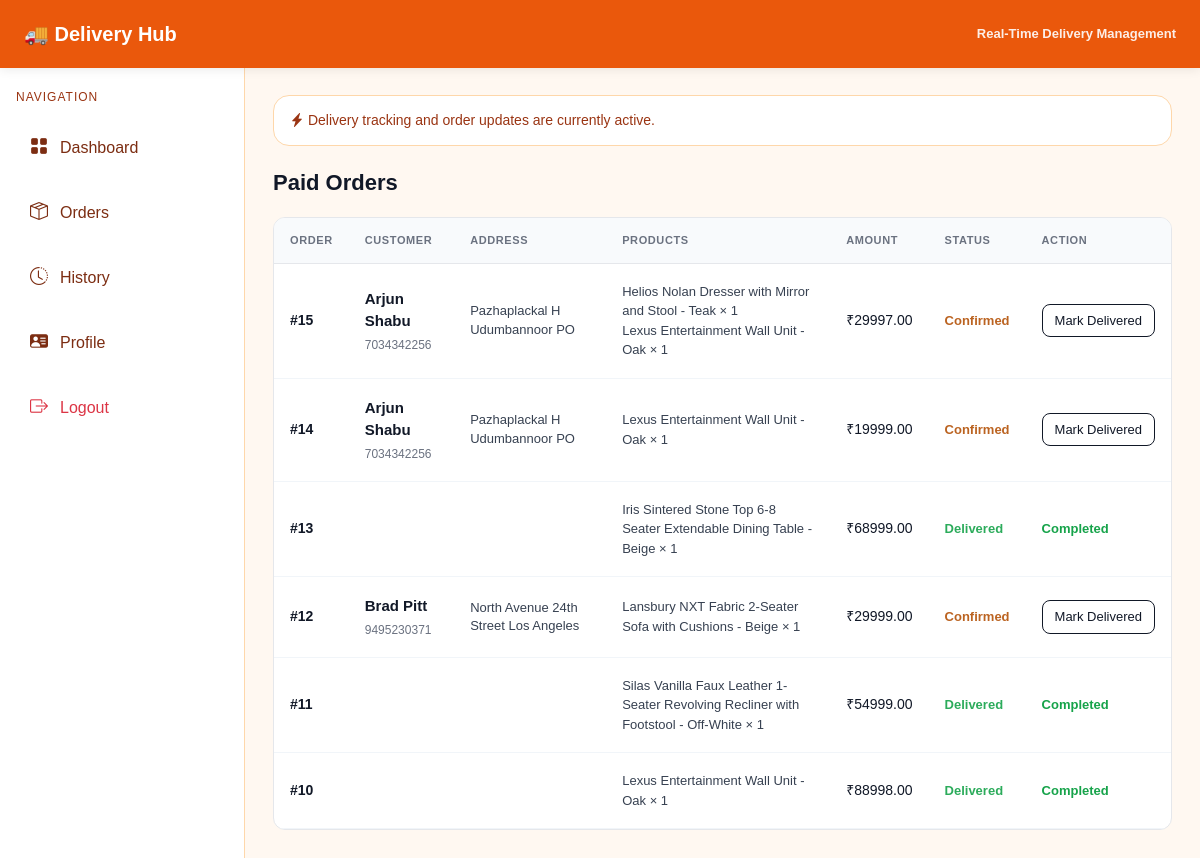
The page /delivery/delivery-orders/ (signed in) on the database as committed earlier.
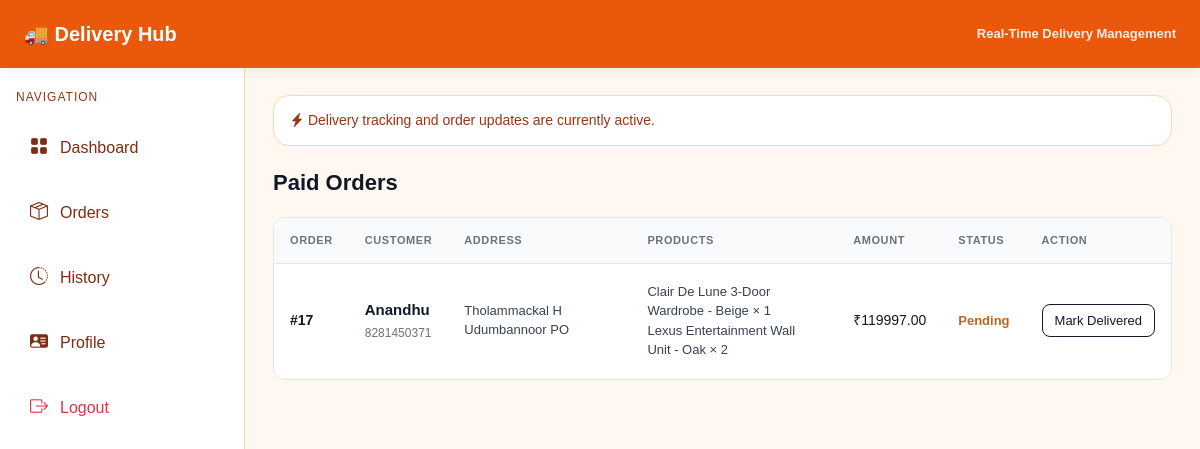
The same page on the database as committed later.
### customerApp/models.py (models this page shows)
class Order(models.Model):
    order_id = models.AutoField(primary_key=True)
    customer = models.ForeignKey('guestApp.Customer', on_delete=models.CASCADE)
    total_amount = models.DecimalField(max_digits=10, decimal_places=2)
    order_date = models.DateTimeField(auto_now_add=True)
    status = models.CharField(max_length=50, default="Pending")

class OrderItem(models.Model):
    order_item_id = models.AutoField(primary_key=True)  # explicit id
    order = models.ForeignKey(Order, on_delete=models.CASCADE)
    product = models.ForeignKey('adminApp.Product', on_delete=models.CASCADE)
    quantity = models.IntegerField()
    price = models.DecimalField(max_digits=10, decimal_places=2)

### guestApp/models.py (models this page shows)
class Customer(models.Model):
    loginId = models.ForeignKey('LoginDetails', on_delete=models.CASCADE)
    name = models.CharField(max_length=200)
    phone = models.CharField(max_length=15)
    email = models.EmailField()
    district = models.ForeignKey('adminApp.District',on_delete=models.CASCADE,null=True,blank=True)
    address = models.TextField(max_length=500, null=True, blank=True)
    location = models.TextField(max_length=500, null=True, blank=True)
    pincode = models.CharField(max_length=10, null=True, blank=True)
    username = models.CharField(max_length=100, unique=True)
    password = models.CharField(max_length=100)

### adminApp/models.py (models this page shows)
class Product(models.Model):
    ProductId = models.AutoField(primary_key=True)
    ProductName = models.CharField(max_length=200)
    ProductDescription = models.TextField()
    ProductImage = models.ImageField(upload_to='products/', null=True, blank=True)
    ProductPrice = models.DecimalField(max_digits=10, decimal_places=2)
    stock = models.IntegerField(default=0)
    category = models.ForeignKey(Category, on_delete=models.CASCADE, related_name='products')

### deliveryboyApp/views.py (the view)
def deliveryOrders(request):
    paid_orders = Order.objects.filter(payment__status="Paid").distinct().order_by('-order_id')
    return render(request, 'deliveryboy/orders.html', {
        'paid_orders': paid_orders
    })

### templates/deliveryboy/orders.html (shortened to what this page needs)
{% extends "deliveryboyHeaderFooter.html" %}
{% block content %}
<div class="title">Paid Orders</div>
<div class="box">
<table>
<tr>
    <th>Order</th>
    <th>Customer</th>
    <th>Address</th>
    <th>Products</th>
    <th>Amount</th>
    <th>Status</th>
    <th>Action</th>
</tr>
{% for o in paid_orders %}
<tr>
    <td class="id">#{{ o.order_id }}</td>
    <td>
        <div class="customer">{{ o.customer.name }}</div>
        <div class="small">{{ o.customer.phone }}</div>
    </td>
    <td class="address">
        {{ o.customer.address }}
    </td>
    <td class="products">
        {% for item in o.orderitem_set.all %}
            {{ item.product.ProductName }} × {{ item.quantity }}<br>
        {% endfor %}
    </td>
    <td>
        ₹{{ o.total_amount }}
    </td>
    <td>
        {% if o.status == "Delivered" %}
            <span class="status delivered">Delivered</span>
        {% else %}
            <span class="status pending">{{ o.status }}</span>
        {% endif %}
    </td>
    <td>
        {% if o.status != "Delivered" %}
            <a href="{% url 'markdelivered' o.order_id %}" class="btnx">
                Mark Delivered
            </a>
        {% else %}
            <span class="done">Completed</span>
        {% endif %}
    </td>
</tr>
{% endfor %}
</table>
</div>
{% endblock %}

Rows that differ between the two databases and show on the page:
removed Order: order_id "15", customer.name "Arjun Shabu", customer.phone "7034342256", customer.address "Pazhaplackal H Udumbannoor PO", total_amount "29997.00", status "Confirmed", shows "Mark Delivered"
removed OrderItem: product.ProductName "Helios Nolan Dresser with Mirror and Stool - Teak", quantity "1", shown under "15"
removed OrderItem: product.ProductName "Lexus Entertainment Wall Unit - Oak", quantity "1", shown under "15"
removed Order: order_id "14", customer.name "Arjun Shabu", customer.phone "7034342256", customer.address "Pazhaplackal H Udumbannoor PO", total_amount "19999.00", status "Confirmed", shows "Mark Delivered"
removed OrderItem: product.ProductName "Lexus Entertainment Wall Unit - Oak", quantity "1", shown under "14"
removed Order: order_id "13", total_amount "68999.00", status "Delivered"
removed OrderItem: product.ProductName "Iris Sintered Stone Top 6-8 Seater Extendable Dining Table - Beige", quantity "1", shown under "13"
removed Order: order_id "12", customer.name "Brad Pitt", customer.phone "9495230371", customer.address "North Avenue 24th Street Los Angeles", total_amount "29999.00", status "Confirmed", shows "Mark Delivered"
removed OrderItem: product.ProductName "Lansbury NXT Fabric 2-Seater Sofa with Cushions - Beige", quantity "1", shown under "12"
removed Order: order_id "11", total_amount "54999.00", status "Delivered"
removed OrderItem: product.ProductName "Silas Vanilla Faux Leather 1-Seater Revolving Recliner with Footstool - Off-White", quantity "1", shown under "11"
removed Order: order_id "10", total_amount "88998.00", status "Delivered"
removed OrderItem: product.ProductName "Lexus Entertainment Wall Unit - Oak", quantity "1", shown under "10"
added Order: order_id "17", customer.name "Anandhu", customer.phone "8281450371", customer.address "Tholammackal H Udumbannoor PO", total_amount "119997.00", status "Pending", shows "Mark Delivered"
added OrderItem: product.ProductName "Clair De Lune 3-Door Wardrobe - Beige", quantity "1", shown under "17"
added OrderItem: product.ProductName "Lexus Entertainment Wall Unit - Oak", quantity "2", shown under "17"
